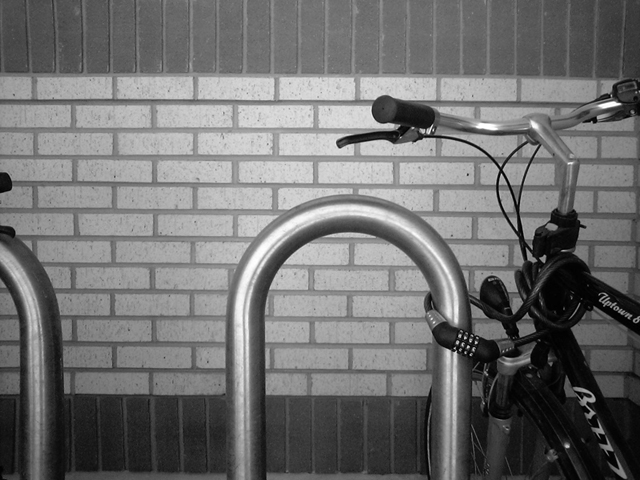
#> input picture c_03_edge_detection/Bikesgray.jpg, 640 x 480 px
$ python gradient_filters.py
#> lines starting #> are read from the running program, lines starting #| are printed output that depends on the picture
# %% [markdown]
# # Gradient filters
# [![Open In Colab](https://colab.research.google.com/assets/colab-badge.svg)](https://colab.research.google.com/github/YoniChechik/AI_is_Math/blob/master/c_03_edge_detection/gradient_filters.ipynb)

# %%
# to run in google colab
import sys

if "google.colab" in sys.modules:

    def download_from_web(url):
        import requests

        response = requests.get(url)
        if response.status_code == 200:
            with open(url.split("/")[-1], "wb") as file:
                file.write(response.content)
        else:
            raise Exception(
                f"Failed to download the image. Status code: {response.status_code}"
            )

    download_from_web(
        "https://github.com/YoniChechik/AI_is_Math/raw/master/c_03_edge_detection/Bikesgray.jpg"
    )


# %%
import cv2
import numpy as np
from matplotlib import pyplot as plt

figsize = (10, 10)

# %% [markdown]
# ## Original image
# %%
img = cv2.imread("Bikesgray.jpg")
#> img is the input picture: shape (480, 640, 3); min 0, max 255, mean 112.2
img = cv2.cvtColor(img, cv2.COLOR_BGR2GRAY)
#> img: shape (480, 640)
plt.figure(figsize=figsize)
plt.imshow(img, cmap="gray", vmin=0, vmax=255)
plt.title("Original image")
plt.show()

# %% [markdown]
# ## X absolute grad filter
# %%
img = img.astype(float)  # 'uint8' doesn't work with minus sign - for filtering

# 1. cv2.filter2D is working with corelation rether than convolution
#    no need to flip the kernel
# 2. Notice that kernel is 2D array - if 1d than we will get a column vector convolution
kernel = np.array([[-1, 0, +1]])
dst = cv2.filter2D(img, -1, kernel)
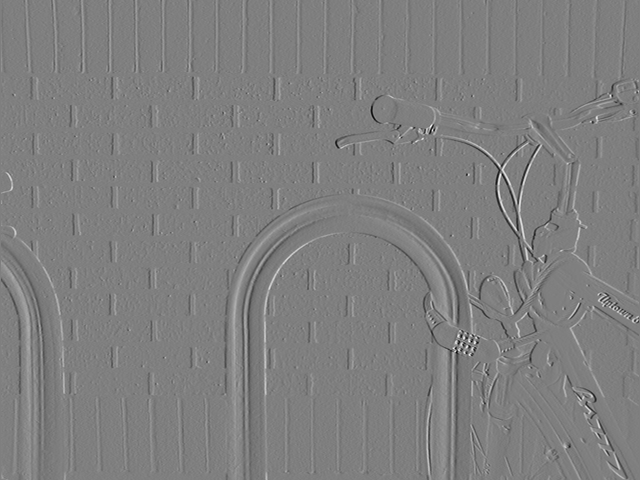
#> dst: shape (480, 640) float64; min -222, max 222, mean -0.1; drawn with min black and max white

plt.figure(figsize=figsize)
plt.imshow(np.abs(dst), cmap="gray")
plt.colorbar()
plt.title("$f'_x$: image filtered with " + str(kernel))
plt.show()
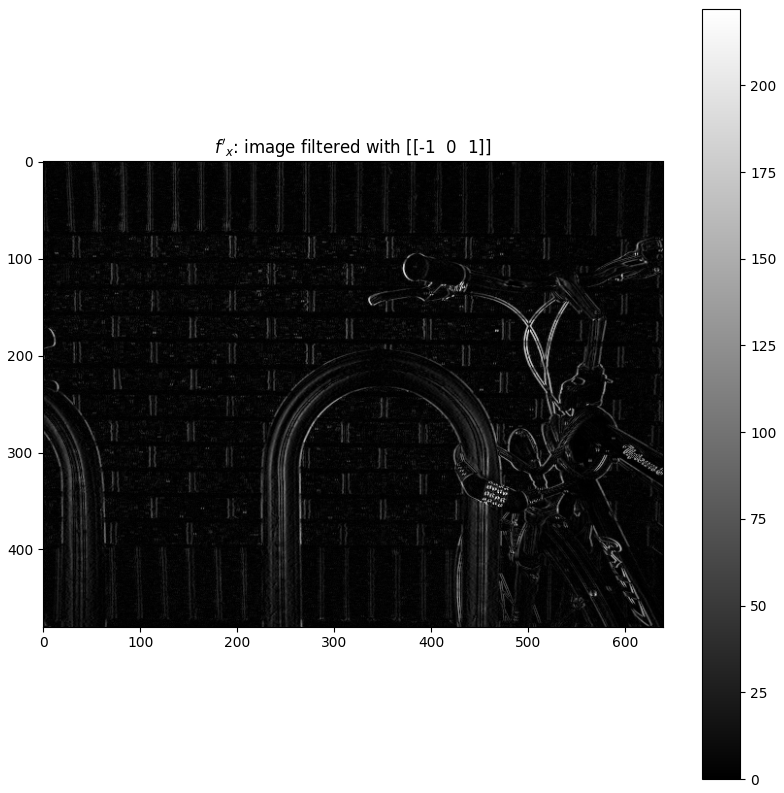
#> figure drawn by matplotlib, 2 panels

print("kernel shape is " + str(kernel.shape))

# %% [markdown]
# ## Y grad filter (no abs)
# %%
kernel = np.array([[-1, 0, +1]]).T
dst = cv2.filter2D(img, -1, kernel)
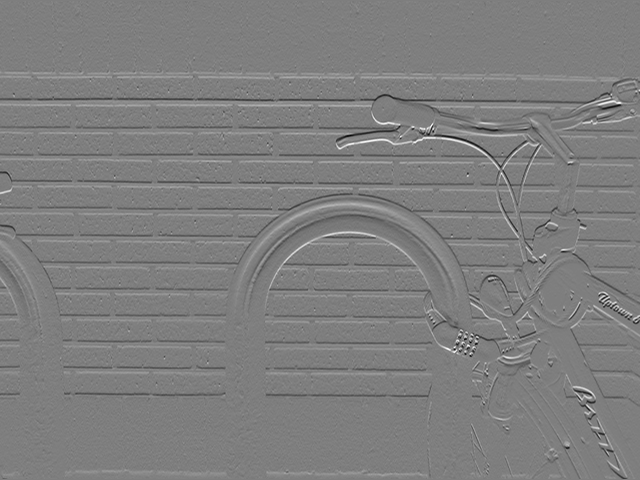
#> dst: shape (480, 640) float64; min -207, max 209, mean -0.1; drawn with min black and max white

plt.figure(figsize=figsize)
plt.imshow(dst, cmap="gray")
plt.colorbar()
plt.title("$f'_y$: image filtered with\n " + str(kernel))
plt.show()
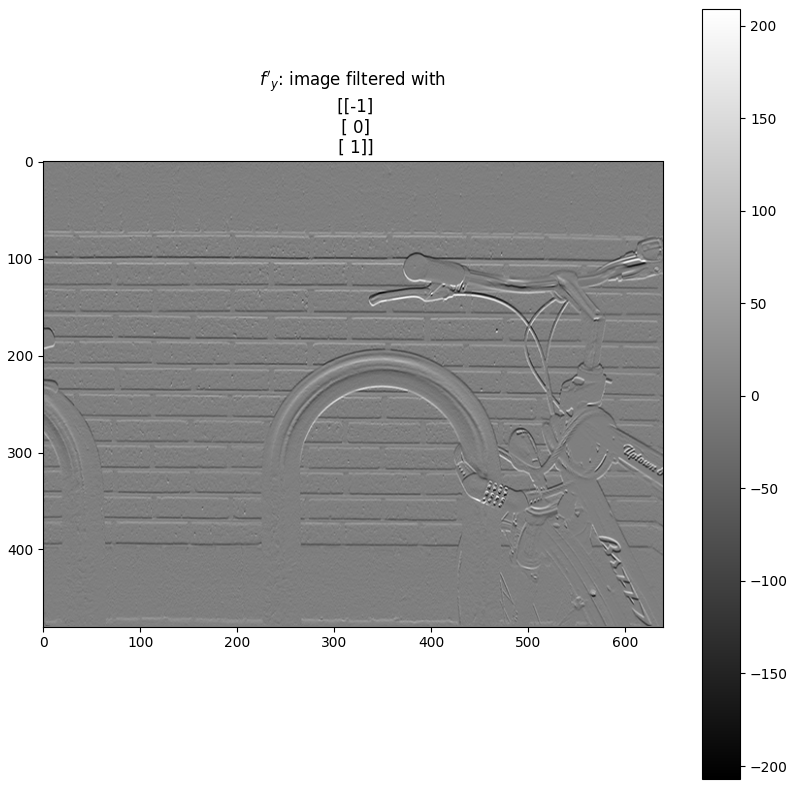
#> figure drawn by matplotlib, 2 panels


# %% [markdown]
# ## Comparison of x gradient filters
# %%
plt.rcParams["figure.figsize"] = [20, 20]

plt.subplot(4, 2, 1)
plt.imshow(img, cmap="gray", vmin=0, vmax=255)
plt.title("original image")

#######################################
kernel = 1 / 2 * np.array([[-1, 0, +1]])
dst_sym = cv2.filter2D(img, -1, kernel)

plt.subplot(4, 2, 2)
plt.imshow(dst_sym, cmap="gray")
plt.title("$f'_x$: image filtered with symmetric derivative")

#######################################
kernel = 1 / 6 * np.array([[-1, 0, +1], [-1, 0, +1], [-1, 0, +1]])
dst_prewitt = cv2.filter2D(img, -1, kernel)

plt.subplot(4, 2, 3)
plt.imshow(dst_prewitt, cmap="gray")
plt.title("$f'_x$: image filtered with Prewitt")

#######################################
# cv2.Sobel() also exist
kernel = 1 / 8 * np.array([[-1, 0, +1], [-2, 0, +2], [-1, 0, +1]])
dst_sobel = cv2.filter2D(img, -1, kernel)

plt.subplot(4, 2, 4)
plt.imshow(dst_sobel, cmap="gray")
plt.title("$f'_x$: image filtered with Sobel")

#######################################
dst_cv2_sobel = cv2.Sobel(img, -1, 1, 0)  # cv2.Sobel(img,ddepth,x_size,y_size)

plt.subplot(4, 2, 5)
plt.imshow(dst_cv2_sobel, cmap="gray")
plt.colorbar()
plt.title("cv2.Sobel X")

#######################################
plt.subplot(4, 2, 6)
plt.imshow(np.abs(dst_sobel - dst_sym))
plt.colorbar()
plt.title("|sobel-symmetric|")

#######################################
plt.subplot(4, 2, 7)
plt.imshow(np.abs(dst_sobel - dst_prewitt))
plt.colorbar()
plt.title("|sobel-prewitt|")

#######################################
plt.subplot(4, 2, 8)
plt.imshow(np.abs(dst_sym - dst_prewitt))
plt.colorbar()
plt.title("|symmetric-prewitt|")

plt.show()
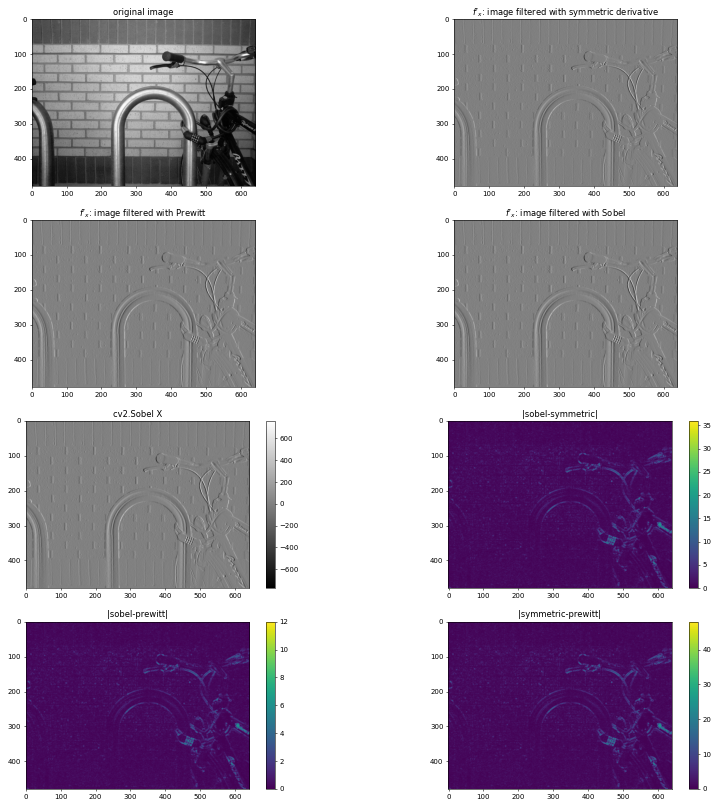
#> figure drawn by matplotlib, 12 panels

# %% [markdown]
# ## Filtering common errors
# ### kernel dimension error
# Note that you need to use a 2D array for a horizontal kernel!
# %%

kernel = np.array([-1, 0, +1])
dst = cv2.filter2D(img, -1, kernel)

plt.figure(figsize=figsize)
plt.imshow(np.abs(dst), cmap="gray")
plt.colorbar()
plt.title("wrong kernel dim: " + str(kernel))
plt.show()
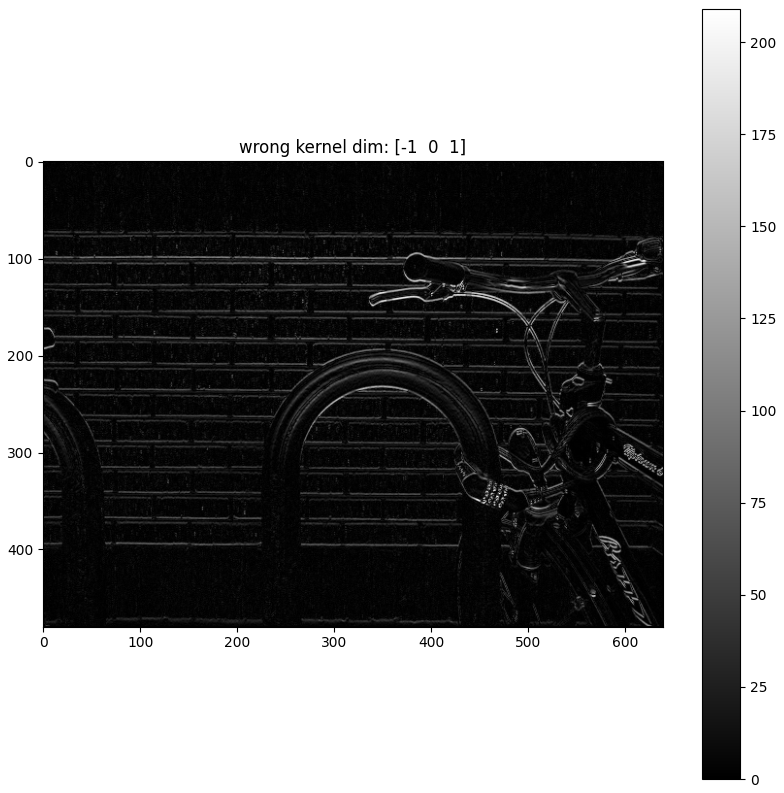
#> figure drawn by matplotlib, 2 panels

print("kernel shape is " + str(kernel.shape))

# %% [markdown]
# ### uint8 errors
# Wrong filtering when keeping uint8 instead of float, because uint8 doesn't have negative numbers...
# %%
uint8_img = np.zeros((500, 500), dtype=np.uint8)
uint8_img[200:300, 200:300] = 1

kernel = np.array([[-1, 0, +1]])
dst = cv2.filter2D(uint8_img, -1, kernel)

fig, axs = plt.subplots(1, 2, figsize=(20, 20))
axs[0].imshow(uint8_img, cmap="gray")
axs[0].title.set_text("original image")
axs[1].imshow(dst, cmap="gray")
axs[1].title.set_text("uint8 WRONG filtering")

plt.show()
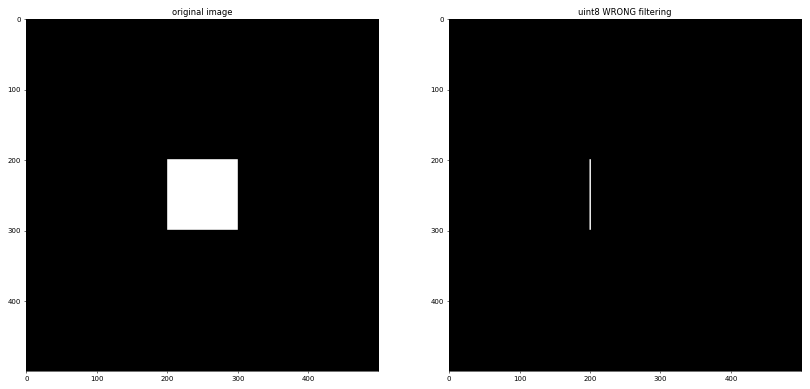
#> figure drawn by matplotlib, 2 panels
